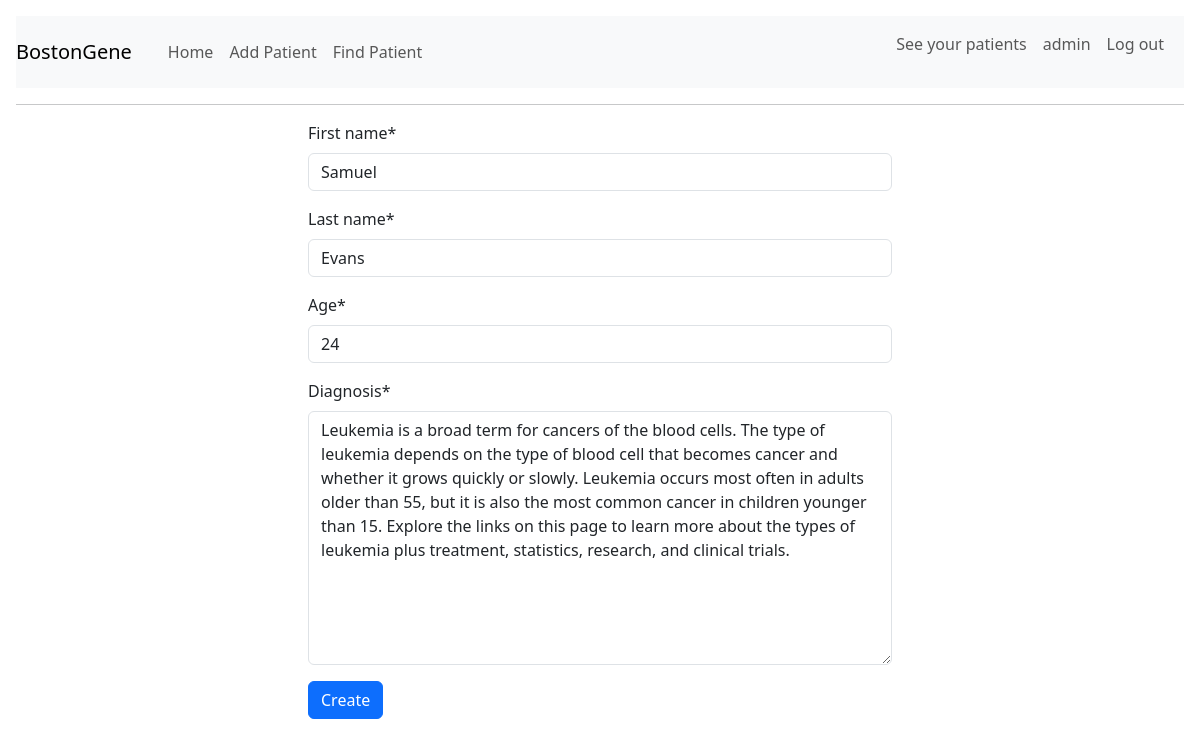
The page /patients/display_patient/aa1208bc-ca66-4d0f-b14e-2bd3236152a0/update (signed in) on the database its author committed.
### patientsApp/models.py (models this page shows, shortened)
class Patient(models.Model):
    uuid = models.UUIDField(editable=False, primary_key=True, default=uuid.uuid4)
    first_name = models.CharField(max_length=255)
    last_name = models.CharField(max_length=255)
    diagnosis = models.TextField()
    age = models.IntegerField(validators=(
        MinValueValidator(0),
        MaxValueValidator(110),
    ))
    date = models.DateTimeField(auto_now_add=True)

### patientsApp/views.py (the view)
# urls.py: path('display_patient/<uuid:uuid>/update', PatientUpdateView.as_view(), name='update_patient'),
class PatientUpdateView(UpdateView):
    model = Patient
    form_class = PatientForm
    success_url = reverse_lazy('patient_list')
    template_name = 'patients/update_patient.html'
    def get_object(self, queryset=None):
        return Patient.objects.get(uuid=self.kwargs.get('uuid'))

### patientsApp/forms.py
class PatientForm(forms.ModelForm):
    def __init__(self, *args, **kwargs):
        super(PatientForm, self).__init__(*args, **kwargs)
        self.helper = FormHelper(self)
        self.helper.form_method = 'post'
        self.helper.add_input(Submit('submit', 'Create'))
    class Meta:
        model = Patient
        fields = ('first_name', 'last_name', 'age', 'diagnosis')

### templates/patients/update_patient.html
{% extends 'base.html' %}
{% load crispy_forms_tags %}
{% block content %}
    <div class="content-wrapper">
        {% crispy form %}
    </div>
{% endblock %}

### templates/base.html (shortened to what this page needs)
{% load static %}
<!DOCTYPE html>
<html lang="en">
<head>
    <link rel="stylesheet" href="{% static "css/base.css" %}">
    <link href="https://cdn.jsdelivr.net/npm/bootstrap@5.3.0-alpha1/dist/css/bootstrap.min.css" rel="stylesheet"
>
</head>
<body>
<header>
    <nav class="navbar navbar-expand-lg navbar-light bg-light">
        <a href="{% url 'home' %}" class="navbar-brand">BostonGene</a>
        <div class="container-fluid">
            <div class="navbar-nav mr-auto">
                <a class="nav-item nav-link" href="{% url 'home' %}">Home</a>
                {% if user.is_authenticated %}
                    <a class="nav-item nav-link" href="{% url 'add_patient' %}">Add Patient</a>
                    <a class="nav-item nav-link" href="{% url 'find_patient' %}">Find Patient</a>
                {% endif %}
            </div>
            <div class="navbar-nav ml-auto">
                {% if not user.is_authenticated %}
                    <a class="nav-item nav-link" href="{% url 'login' %}">Log in</a>
                    <a class="nav-item nav-link" href="{% url 'register' %}">Register</a>
                {% else %}
                    <a href="{% url 'patient_list' %}" class="nav-item nav-link">See your patients</a>
                    <p class="nav-item nav-link">{{ user.username }}</p>
                    <a class="nav-item nav-link" href="{% url 'logout' %}">Log out</a>
                {% endif %}
            </div>
        </div>
    </nav>
    <hr />
</header>
{% block content %}
{% endblock %}
</body>
</html>

### static/css/base.css (style rules this page uses)
body { padding: 1em; }
.content-wrapper { width: 50%; margin: auto; }

### rows shown on the page
Patient: first_name "Samuel", last_name "Evans", age "24", diagnosis "Leukemia is a broad term for cancers of the blood cells. The type of leukemia depends on the type of blood cell that becomes cancer and whether it grows quickly or slowly. Leukemia occurs most often in adults older than 55, but it is also the most common cancer in children younger than 15. Explore the links on this page to learn more about the types of leukemia plus treatment, statistics, research, and clinical trials."

### other values the page prints
{{ user.username }} "admin"
